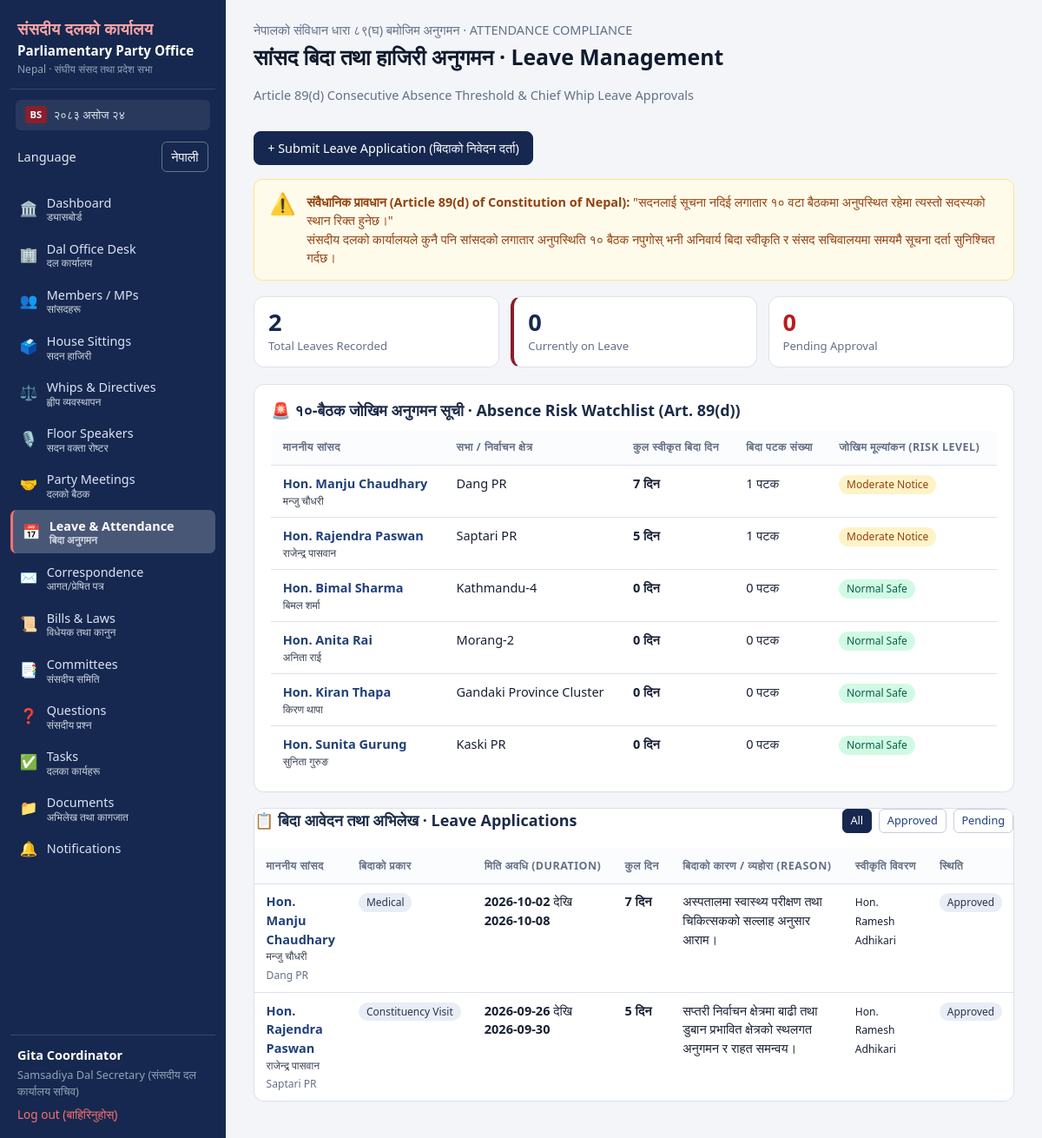
Page /leaves (signed in) on the committed database.
### tables this page shows
CREATE TABLE users(
  id INTEGER PRIMARY KEY, name TEXT NOT NULL, email TEXT NOT NULL UNIQUE,
  password_hash TEXT NOT NULL, role TEXT NOT NULL,
  language TEXT NOT NULL DEFAULT 'en',
  status TEXT NOT NULL DEFAULT 'active', created_at TEXT NOT NULL);

CREATE TABLE parliamentarians(
  id INTEGER PRIMARY KEY, name TEXT NOT NULL, name_ne TEXT, house TEXT, province TEXT,
  election_type TEXT, pr_cluster TEXT, dal_role TEXT, district TEXT, constituency TEXT,
  committee TEXT, contact TEXT, pa_name TEXT, pa_contact TEXT, capital_address TEXT,
  blood_group TEXT, bio TEXT, photo_url TEXT, status TEXT NOT NULL DEFAULT 'active',
  user_id INTEGER REFERENCES users(id));

CREATE TABLE mp_leaves(
  id INTEGER PRIMARY KEY, parliamentarian_id INTEGER NOT NULL REFERENCES parliamentarians(id),
  leave_type TEXT NOT NULL, start_date TEXT NOT NULL, end_date TEXT NOT NULL,
  days_count INTEGER NOT NULL, reason TEXT NOT NULL,
  status TEXT NOT NULL DEFAULT 'Approved', approved_by INTEGER REFERENCES users(id),
  created_at TEXT NOT NULL);

### app.py (the view)
@app.route("/leaves")
@login_required
def leaves_list():
    status = request.args.get("status", "").strip()
    sql = "SELECT l.*, p.name mp_name, p.name_ne, p.constituency, p.house, u.name approver_name " \
          "FROM mp_leaves l JOIN parliamentarians p ON p.id=l.parliamentarian_id " \
          "LEFT JOIN users u ON u.id=l.approved_by WHERE 1=1"
    args = []
    if status:
        sql += " AND l.status=?"
        args.append(status)
    sql += " ORDER BY l.start_date DESC"
    leaves = q(sql, tuple(args))
    watchlist = q(
        "SELECT p.id, p.name, p.name_ne, p.house, p.constituency, "
        "COALESCE(SUM(l.days_count), 0) total_leave_days, "
        "COUNT(l.id) leaves_count "
        "FROM parliamentarians p "
        "LEFT JOIN mp_leaves l ON l.parliamentarian_id=p.id AND l.status='Approved' "
        "WHERE p.status='active' "
        "GROUP BY p.id ORDER BY total_leave_days DESC LIMIT 6"
    )
    stats = dict(
        total=q("SELECT COUNT(*) c FROM mp_leaves", one=True)["c"],
        active_today=q("SELECT COUNT(*) c FROM mp_leaves WHERE status='Approved' AND start_date<=? AND end_date>=?",
                       (today(), today()), one=True)["c"],
        pending=q("SELECT COUNT(*) c FROM mp_leaves WHERE status='Pending'", one=True)["c"],
    )
    return render_template("leaves.html", leaves=leaves, watchlist=watchlist, stats=stats, sel_status=status)

### app.py (called while the page is built)
def today():
    return dt.date.today().isoformat()

def nepali_digits(val):
    if val is None:
        return ""
    return str(val).translate(NEP_DIGITS)

def db():
    if "db" not in g:
        g.db = sqlite3.connect(DB_PATH)
        g.db.row_factory = sqlite3.Row
        g.db.execute("PRAGMA foreign_keys=ON")
    return g.db

def q(sql, args=(), one=False):
    cur = db().execute(sql, args)
    return cur.fetchone() if one else cur.fetchall()

@app.before_request
def load_user():
    g.user = None
    uid = session.get("uid")
    if uid:
        u = q("SELECT * FROM users WHERE id=? AND status='active'", (uid,), one=True)
        if u:
            g.user = u
            session["language"] = u["language"] if "language" in u.keys() else "en"
        else:
            session.clear()
    if request.method == "POST":
        token = request.form.get("_csrf") or request.headers.get("X-CSRF-Token")
        if not token or token != session.get("csrf"):
            abort(400, "Invalid or missing CSRF token. Reload the page and try again.")

def csrf():
    if "csrf" not in session:
        session["csrf"] = secrets.token_hex(16)
    return session["csrf"]

def can(perm):
    return bool(g.user) and g.user["role"] in PERMS.get(perm, set())

def login_required(fn):
    @wraps(fn)
    def wrapper(*a, **kw):
        if not g.user:
            return redirect(url_for("login", next=request.full_path.rstrip("?")))
        return fn(*a, **kw)
    return wrapper

@app.template_filter("slug")
def slug(s):
    return (s or "").lower().replace(" ", "-").replace("/", "-").replace("&", "and")

### templates/leaves.html (shortened to what this page needs)
{% extends 'base.html' %}
{% block content %}
<div class="page-head">
  <div>
    <span class="muted">नेपालको संविधान धारा ८९(घ) बमोजिम अनुगमन · ATTENDANCE COMPLIANCE</span>
    <h1>सांसद बिदा तथा हाजिरी अनुगमन · Leave Management</h1>
    <p class="muted">Article 89(d) Consecutive Absence Threshold & Chief Whip Leave Approvals</p>
  </div>
  <div class="row">
    {% if can('leave.apply') %}
    <a class="btn primary" href="{{ url_for('leave_new') }}">+ Submit Leave Application (बिदाको निवेदन दर्ता)</a>
    {% endif %}
  </div>
</div>
<div class="art-alert-card">
  <div class="art-alert-icon">⚠️</div>
  <div class="art-alert-text">
    <strong>संवैधानिक प्रावधान (Article 89(d) of Constitution of Nepal):</strong>
    "सदनलाई सूचना नदिई लगातार १० वटा बैठकमा अनुपस्थित रहेमा त्यस्तो सदस्यको स्थान रिक्त हुनेछ।"<br>
    संसदीय दलको कार्यालयले कुनै पनि सांसदको लगातार अनुपस्थिति १० बैठक नपुगोस् भनी अनिवार्य बिदा स्वीकृति र संसद सचिवालयमा समयमै सूचना दर्ता सुनिश्चित गर्दछ।
  </div>
</div>
<div class="stats">
  <div class="stat"><b>{{ stats.total }}</b><span>Total Leaves Recorded</span></div>
  <div class="stat stat-primary"><b>{{ stats.active_today }}</b><span>Currently on Leave</span></div>
  <div class="stat warn"><b>{{ stats.pending }}</b><span>Pending Approval</span></div>
</div>
<div class="card">
  <h2>🚨 १०-बैठक जोखिम अनुगमन सूची · Absence Risk Watchlist (Art. 89(d))</h2>
  <table class="tbl">
    <thead>
      <tr>
        <th>माननीय सांसद</th>
        <th>सभा / निर्वाचन क्षेत्र</th>
        <th>कुल स्वीकृत बिदा दिन</th>
        <th>बिदा पटक संख्या</th>
        <th>जोखिम मूल्यांकन (Risk Level)</th>
      </tr>
    </thead>
    <tbody>
      {% for w in watchlist %}
      <tr>
        <td>
          <a href="{{ url_for('member_view', pid=w.id) }}"><strong>{{ w.name }}</strong></a>
          {% if w.name_ne %}<small class="d-block text-nepali">{{ w.name_ne }}</small>{% endif %}
        </td>
        <td>{{ w.constituency or w.house }}</td>
        <td><strong>{{ w.total_leave_days }} दिन</strong></td>
        <td>{{ w.leaves_count }} पटक</td>
        <td>
          {% if w.total_leave_days >= 8 %}
          <span class="badge p-high">⚠️ High Attention (सचिवालयमा सूचना अनिवार्य)</span>
          {% elif w.total_leave_days >= 4 %}
          <span class="badge p-medium">Moderate Notice</span>
          {% else %}
          <span class="badge s-position-decided">Normal Safe</span>
          {% endif %}
        </td>
      </tr>
      {% endfor %}
    </tbody>
  </table>
</div>
<div class="card tablewrap">
  <div class="page-head" style="margin-bottom: .6rem;">
    <h2>📋 बिदा आवेदन तथा अभिलेख · Leave Applications</h2>
    <div class="row">
      <a href="{{ url_for('leaves_list') }}" class="btn-sm {{ 'primary' if not sel_status }}">All</a>
      <a href="{{ url_for('leaves_list', status='Approved') }}" class="btn-sm {{ 'primary' if sel_status=='Approved' }}">Approved</a>
      <a href="{{ url_for('leaves_list', status='Pending') }}" class="btn-sm {{ 'primary' if sel_status=='Pending' }}">Pending</a>
    </div>
  </div>
  {% if leaves %}
  <table class="tbl">
    <thead>
      <tr>
        <th>माननीय सांसद</th>
        <th>बिदाको प्रकार</th>
        <th>मिति अवधि (Duration)</th>
        <th>कुल दिन</th>
        <th>बिदाको कारण / व्यहोरा (Reason)</th>
        <th>स्वीकृति विवरण</th>
        <th>स्थिति</th>
      </tr>
    </thead>
    <tbody>
      {% for l in leaves %}
      <tr>
        <td>
          <a href="{{ url_for('member_view', pid=l.parliamentarian_id) }}"><strong>{{ l.mp_name }}</strong></a>
          {% if l.name_ne %}<small class="d-block text-nepali">{{ l.name_ne }}</small>{% endif %}
          <small class="muted">{{ l.constituency or l.house }}</small>
        </td>
        <td><span class="badge">{{ l.leave_type }}</span></td>
        <td>
          <strong>{{ l.start_date }}</strong> देखि <strong>{{ l.end_date }}</strong>
        </td>
        <td><strong>{{ l.days_count }} दिन</strong></td>
        <td>{{ l.reason }}</td>
        <td><small>{{ l.approver_name or '—' }}</small></td>
        <td><span class="badge s-{{ l.status|slug }}">{{ l.status }}</span></td>
      </tr>
      {% endfor %}
    </tbody>
  </table>
  {% else %}
  <p class="pad muted">No leave applications found.</p>
  {% endif %}
</div>
{% endblock %}

### templates/base.html (shortened to what this page needs)
<!doctype html>
<html lang="{{ 'ne' if language == 'ne' else 'en' }}">
<head>
<link rel="stylesheet" href="{{ url_for('static', filename='style.css') }}">
</head>
<body>
{% if g.user %}
<aside class="sidebar">
  <div class="brand">
    <div class="brand-nep">संसदीय दलको कार्यालय</div>
    <div class="brand-main">Parliamentary Party Office</div>
    <div class="brand-sub">Nepal · संघीय संसद तथा प्रदेश सभा</div>
  </div>
  <div class="sidebar-date">
    <span class="cal-badge">BS</span> {{ bs_today.split(' (')[0] if bs_today else today }}
  </div>
  <form class="language-switch sidebar-language" method="post" action="{{ url_for('set_language', language='ne' if language != 'ne' else 'en') }}">
    <span>{{ 'Language' if language == 'en' else 'भाषा' }}</span>
    <button type="submit" lang="{{ 'en' if language == 'ne' else 'ne' }}">{{ 'नेपाली' if language == 'en' else 'English' }}</button>
  </form>
  <nav>
    <a href="{{ url_for('dashboard') }}" class="{{ 'on' if request.endpoint=='dashboard' }}">
      <span class="nav-icon">🏛️</span>
      <span class="nav-text">Dashboard <small class="nep">ड्यासबोर्ड</small></span>
    </a>
    <a href="{{ url_for('office_desk') }}" class="{{ 'on' if request.endpoint=='office_desk' }}">
      <span class="nav-icon">🏢</span>
      <span class="nav-text">Dal Office Desk <small class="nep">दल कार्यालय</small></span>
    </a>
    <a href="{{ url_for('members_list') }}" class="{{ 'on' if request.endpoint and request.endpoint.startswith('member') }}">
      <span class="nav-icon">👥</span>
      <span class="nav-text">Members / MPs <small class="nep">सांसदहरू</small></span>
    </a>
    <a href="{{ url_for('sittings_list') }}" class="{{ 'on' if request.endpoint and request.endpoint.startswith('sitting') }}">
      <span class="nav-icon">🗳️</span>
      <span class="nav-text">House Sittings <small class="nep">सदन हाजिरी</small></span>
    </a>
    <a href="{{ url_for('whips_list') }}" class="{{ 'on' if request.endpoint and request.endpoint.startswith('whip') }}">
      <span class="nav-icon">⚖️</span>
      <span class="nav-text">Whips & Directives <small class="nep">ह्वीप व्यवस्थापन</small></span>
    </a>
    <a href="{{ url_for('rosters_list') }}" class="{{ 'on' if request.endpoint and request.endpoint.startswith('roster') }}">
      <span class="nav-icon">🎙️</span>
      <span class="nav-text">Floor Speakers <small class="nep">सदन वक्ता रोष्टर</small></span>
    </a>
    <a href="{{ url_for('meetings_list') }}" class="{{ 'on' if request.endpoint and request.endpoint.startswith('meeting') }}">
      <span class="nav-icon">🤝</span>
      <span class="nav-text">Party Meetings <small class="nep">दलको बैठक</small></span>
    </a>
    <a href="{{ url_for('leaves_list') }}" class="{{ 'on' if request.endpoint and request.endpoint.startswith('leave') }}">
      <span class="nav-icon">📅</span>
      <span class="nav-text">Leave & Attendance <small class="nep">बिदा अनुगमन</small></span>
    </a>
    <a href="{{ url_for('letters_list') }}" class="{{ 'on' if request.endpoint and request.endpoint.startswith('letter') }}">
      <span class="nav-icon">✉️</span>
      <span class="nav-text">Correspondence <small class="nep">आगत/प्रेषित पत्र</small></span>
    </a>
    <a href="{{ url_for('bills_list') }}" class="{{ 'on' if request.endpoint and request.endpoint.startswith('bill') }}">
      <span class="nav-icon">📜</span>
      <span class="nav-text">Bills & Laws <small class="nep">विधेयक तथा कानुन</small></span>
    </a>
    <a href="{{ url_for('committees_list') }}" class="{{ 'on' if request.endpoint and request.endpoint.startswith('committee') }}">
      <span class="nav-icon">📑</span>
      <span class="nav-text">Committees <small class="nep">संसदीय समिति</small></span>
    </a>
    <a href="{{ url_for('questions_list') }}" class="{{ 'on' if request.endpoint and request.endpoint.startswith('question') }}">
      <span class="nav-icon">❓</span>
      <span class="nav-text">Questions <small class="nep">संसदीय प्रश्न</small></span>
    </a>
    <a href="{{ url_for('tasks_list') }}" class="{{ 'on' if request.endpoint and request.endpoint.startswith('task') }}">
      <span class="nav-icon">✅</span>
      <span class="nav-text">Tasks <small class="nep">दलका कार्यहरू</small></span>
    </a>
    <a href="{{ url_for('documents_list') }}" class="{{ 'on' if request.endpoint and request.endpoint.startswith('document') }}">
      <span class="nav-icon">📁</span>
      <span class="nav-text">Documents <small class="nep">अभिलेख तथा कागजात</small></span>
    </a>
    <a href="{{ url_for('notifications') }}" class="{{ 'on' if request.endpoint=='notifications' }}">
      <span class="nav-icon">🔔</span>
      <span class="nav-text">Notifications{% if unread %} <span class="pill">{{ unread }}</span>{% endif %}</span>
    </a>
  </nav>
  <div class="me">
    <a href="{{ url_for('account') }}"><strong>{{ g.user.name }}</strong></a>
    <small>{{ ROLES.get(g.user.role, g.user.role) }}</small>
    <form method="post" action="{{ url_for('logout') }}">
      <button class="linkbtn">Log out (बाहिरिनुहोस्)</button>
    </form>
  </div>
</aside>
{% endif %}
<main class="{{ 'main' if g.user else 'main-bare' }}">
  {% block content %}{% endblock %}
</main>
</body>
</html>

### rows in the picture
users: language "Language", language "नेपाली", user.name "Gita Coordinator", get "Samsadiya Dal Secretary (संसदीय दल कार्यालय सचिव)"
parliamentarians: name "Hon. Manju Chaudhary", name_ne "मन्जु चौधरी", constituency "Dang PR", total_leave_days "7", leaves_count "1", shows "Moderate Notice"
parliamentarians: name "Hon. Rajendra Paswan", name_ne "राजेन्द्र पासवान", constituency "Saptari PR", total_leave_days "5", leaves_count "1", shows "Moderate Notice"
parliamentarians: name "Hon. Bimal Sharma", name_ne "बिमल शर्मा", constituency "Kathmandu-4", total_leave_days "0", leaves_count "0", shows "Normal Safe"
parliamentarians: name "Hon. Anita Rai", name_ne "अनिता राई", constituency "Morang-2", total_leave_days "0", leaves_count "0", shows "Normal Safe"
parliamentarians: name "Hon. Kiran Thapa", name_ne "किरण थापा", constituency "Gandaki Province Cluster", total_leave_days "0", leaves_count "0", shows "Normal Safe"
parliamentarians: name "Hon. Sunita Gurung", name_ne "सुनिता गुरुङ", constituency "Kaski PR", total_leave_days "0", leaves_count "0", shows "Normal Safe"
mp_leaves: mp_name "Hon. Manju Chaudhary", name_ne "मन्जु चौधरी", constituency "Dang PR", leave_type "Medical", start_date "2026-10-02", end_date "2026-10-08", days_count "7", reason "अस्पतालमा स्वास्थ्य परीक्षण तथा चिकित्सकको सल्लाह अनुसार आराम।", name "Hon. Ramesh Adhikari", status "Approved"
mp_leaves: mp_name "Hon. Rajendra Paswan", name_ne "राजेन्द्र पासवान", constituency "Saptari PR", leave_type "Constituency Visit", start_date "2026-09-26", end_date "2026-09-30", days_count "5", reason "सप्तरी निर्वाचन क्षेत्रमा बाढी तथा डुबान प्रभावित क्षेत्रको स्थलगत अनुगमन र राहत समन्वय।", name "Hon. Ramesh Adhikari", status "Approved"

### other values in the picture
{{ stats.total }} "2"
{{ stats.active_today }} "0"
{{ stats.pending }} "0"
